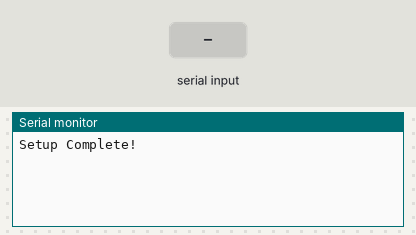
Simulated run of this sketch. Board: ESP32. On the bench: the last lines printed to the serial monitor. The inputs (shaded band) are chosen by the test bench.

Above: at 2.2 s.
2.3 s: "1" received over the second serial link
At 2.7 s:
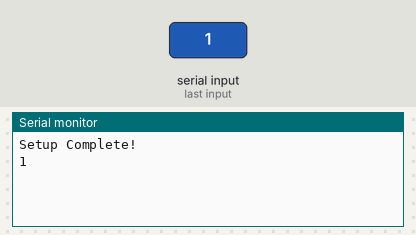
3.8 s: "0" received over the second serial link
At 5.1 s:
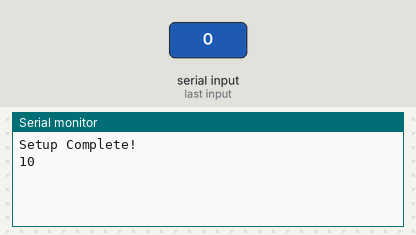

Measured:
- after the input at 2.3 s, the serial monitor: prints a new line at once (image 1)
- after the input at 3.8 s, the serial monitor: prints a new line at once (image 2)

The sketch:

sim800_test.ino
```cpp
//#include <SoftwareSerial.h>

#include "HardwareSerial.h"
HardwareSerial Serial2(2);

//SIM800 TX is connected to Arduino D8
//#define SIM800_TX_PIN 23

//SIM800 RX is connected to Arduino D7
//#define SIM800_RX_PIN 25

//Create software serial object to communicate with SIM800
//SoftwareSerial serialSIM800(SIM800_TX_PIN,SIM800_RX_PIN);

void setup() {
  //Begin serial comunication with Arduino and Arduino IDE (Serial Monitor)
  Serial.begin(9600);
  while(!Serial);

  //Being serial communication witj Arduino and SIM800
  Serial2.begin(9600);
  delay(1000);

  Serial.println("Setup Complete!");
}

void loop() {
  //Read SIM800 output (if available) and print it in Arduino IDE Serial Monitor
  if(Serial2.available()){
   // Serial.println("ok bitch");
    Serial.write(Serial2.read());
  }
  else{
  //  Serial.println("Fail");
    }
  //Read Arduino IDE Serial Monitor inputs (if available) and send them to SIM800
  if(Serial.available()){
    Serial2.write(Serial.read());
  }

//delay(500);

}
```
